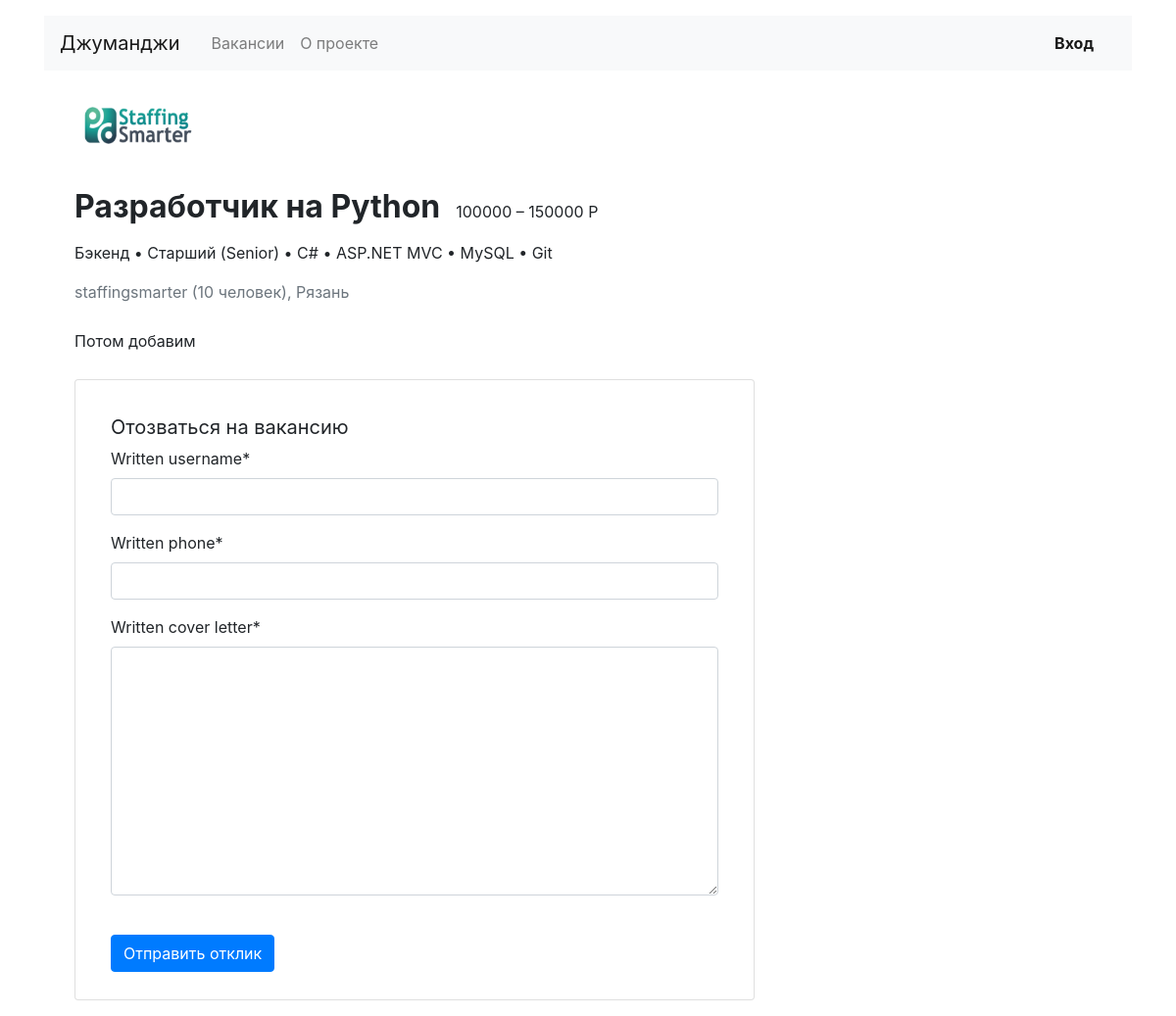
The page /vacancies/1/ on the database its author committed.
### vacancies/models.py (models this page shows)
class Vacancy(models.Model):
    title = models.CharField(max_length=50)
    speciality = models.ForeignKey(Speciality, related_name="vacancies", on_delete=models.PROTECT)
    company = models.ForeignKey(Company, related_name="vacancies", on_delete=models.PROTECT)
    skills = models.TextField()
    description = models.TextField()
    salary_min = models.IntegerField()
    salary_max = models.IntegerField()
    published_at = models.DateTimeField()

class Company(models.Model):
    name = models.CharField(max_length=100)
    location = models.CharField(max_length=30)
    logo = models.CharField(max_length=200)
    description = models.TextField()
    employee_count = models.IntegerField(default=10)
    user = models.OneToOneField(User, related_name="company", on_delete=models.CASCADE, default=None, null=True)

class Speciality(models.Model):
    code = models.CharField(max_length=20, unique=True)
    title = models.CharField(max_length=20)
    picture = models.CharField(max_length=200)

### vacancies/views.py (the view, shortened to what this page needs)
# urls.py: path('vacancies/<int:vacancy_id>/', VacancyView.as_view()),
class VacancyView(View):
    def get(self, request, vacancy_id):
        try:
            vacancy = Vacancy.objects.get(id=vacancy_id)
        except Vacancy.DoesNotExist:
            return HttpResponseNotFound('Вы запрашиваете несуществующую вакансию. Возможно она была удалена')
        form = ApplicationForm()
        return render(request, 'vacancies/vacancy.html', {'vacancy': vacancy,
                                                          'form': form})

### vacancies/forms.py
class ApplicationForm(ModelForm):
    class Meta:
        model = Application
        fields = ['written_username', 'written_phone', 'written_cover_letter']

### vacancies/templates/vacancies/vacancy.html (shortened to what this page needs)
{% extends 'vacancies/base.html' %}
{% block content %}
{% load crispy_forms_tags %}
      <div class="col-12 col-lg-8">
        <section class="pl-3">
          {% load static %}
          <a href="/companies/{{ vacancy.company.id }}"><img src="{% static vacancy.company.logo %}" width="130" height="80" alt=""></a>
          <div class="d-flex align-items-baseline align-content-baseline">
            <h1 class="h2 mt-4 font-weight-bold" >{{ vacancy.title }}</h1>
            <p class="m-0 pl-3">{{ vacancy.salary_min }} – {{ vacancy.salary_max }} Р</p>
          </div>
          <p class="mt-2">{{ vacancy.speciality.title }} {{ vacancy.skills }}</p>
          <p class="text-muted mb-4">{{ vacancy.company.name }} ({{ vacancy.company.employee_count }} человек), {{ vacancy.company.location }}</p>
          <div style="line-height: 1.8;">
            <p>{{ vacancy.description }}</p>
          </div>
          <form action="" class="card mt-4 mb-3" method="POST">
            <div class="card-body mx-3">
              <p class="h5 mt-3 font-weight-normal">Отозваться на вакансию</p>
              {{ form|crispy }}
              <input type="submit" class="btn btn-primary mt-4 mb-2" value="Отправить отклик">
            </div>
          </form>
        </section>
      </div>
{% endblock %}

### rows shown on the page
Vacancy: company.logo (picture), title "Разработчик на Python", salary_min "100000", salary_max "150000", speciality "Бэкенд", skills "• Старший (Senior) • C# • ASP.NET MVC • MySQL • Git", company.name "staffingsmarter", company.employee_count "10", company.location "Рязань", description "Потом добавим"
